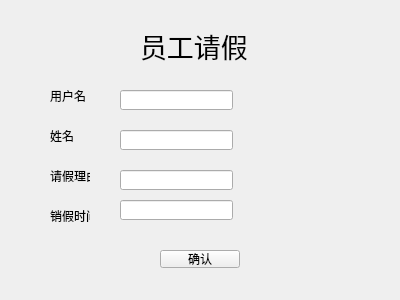
<?xml version="1.0" encoding="UTF-8"?>
<ui version="4.0">
 <class>ManagerMdUI_free_confirm</class>
 <widget class="QWidget" name="ManagerMdUI_free_confirm">
  <property name="geometry">
   <rect>
    <x>0</x>
    <y>0</y>
    <width>400</width>
    <height>300</height>
   </rect>
  </property>
  <property name="windowTitle">
   <string>Form</string>
  </property>
  <widget class="QLabel" name="label">
   <property name="geometry">
    <rect>
     <x>140</x>
     <y>20</y>
     <width>141</width>
     <height>51</height>
    </rect>
   </property>
   <property name="font">
    <font>
     <pointsize>20</pointsize>
    </font>
   </property>
   <property name="text">
    <string>员工请假</string>
   </property>
  </widget>
  <widget class="QLabel" name="label_2">
   <property name="geometry">
    <rect>
     <x>50</x>
     <y>90</y>
     <width>40</width>
     <height>12</height>
    </rect>
   </property>
   <property name="text">
    <string>用户名</string>
   </property>
  </widget>
  <widget class="QLineEdit" name="lineEdit_username">
   <property name="geometry">
    <rect>
     <x>120</x>
     <y>90</y>
     <width>113</width>
     <height>20</height>
    </rect>
   </property>
  </widget>
  <widget class="QLabel" name="label_3">
   <property name="geometry">
    <rect>
     <x>50</x>
     <y>130</y>
     <width>40</width>
     <height>12</height>
    </rect>
   </property>
   <property name="text">
    <string>姓名</string>
   </property>
  </widget>
  <widget class="QLabel" name="label_4">
   <property name="geometry">
    <rect>
     <x>50</x>
     <y>170</y>
     <width>40</width>
     <height>12</height>
    </rect>
   </property>
   <property name="text">
    <string>请假理由</string>
   </property>
  </widget>
  <widget class="QLineEdit" name="lineEdit_backtime">
   <property name="geometry">
    <rect>
     <x>120</x>
     <y>200</y>
     <width>113</width>
     <height>20</height>
    </rect>
   </property>
  </widget>
  <widget class="QLabel" name="label_5">
   <property name="geometry">
    <rect>
     <x>50</x>
     <y>210</y>
     <width>40</width>
     <height>12</height>
    </rect>
   </property>
   <property name="text">
    <string>销假时间</string>
   </property>
  </widget>
  <widget class="QLineEdit" name="lineEdit_reason">
   <property name="geometry">
    <rect>
     <x>120</x>
     <y>170</y>
     <width>113</width>
     <height>20</height>
    </rect>
   </property>
  </widget>
  <widget class="QLineEdit" name="lineEdit_name">
   <property name="geometry">
    <rect>
     <x>120</x>
     <y>130</y>
     <width>113</width>
     <height>20</height>
    </rect>
   </property>
  </widget>
  <widget class="QPushButton" name="pushButton_Done">
   <property name="geometry">
    <rect>
     <x>160</x>
     <y>250</y>
     <width>80</width>
     <height>18</height>
    </rect>
   </property>
   <property name="text">
    <string>确认</string>
   </property>
  </widget>
 </widget>
 <resources/>
 <connections/>
</ui>
